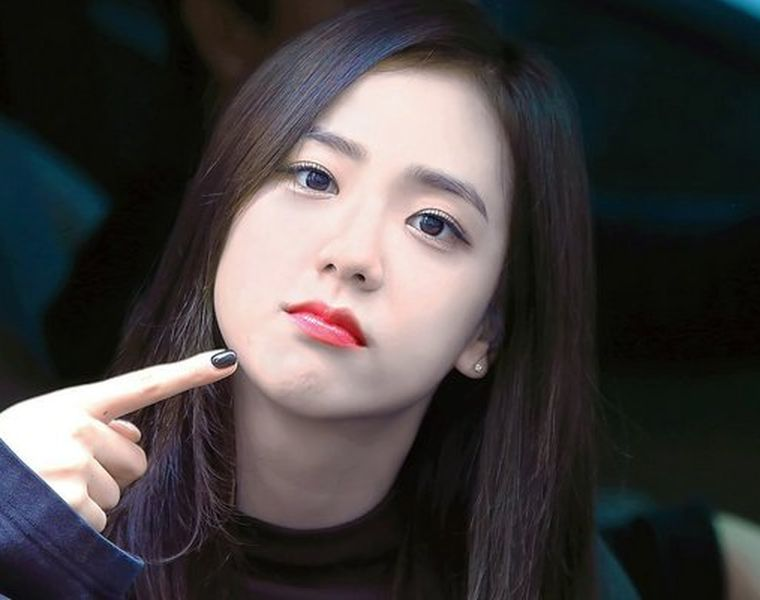
#> input picture jisoo.jpg, 760 x 600 px
$ jupyter execute 'Skala Interpolation Miring.ipynb'
#> lines starting #> are read from the running program, lines starting #| are printed output that depends on the picture
[cell 1]
import cv2 as cv
import numpy as np
import matplotlib.pyplot as plt

image = cv.imread("jisoo.jpg")
#> image is the input picture: shape (600, 760, 3); mean B, G, R 64.8, 64.8, 69
fig, ax = plt.subplots(1, 3, figsize=(14, 6))

image_scaled = cv.resize(image, None, fx=0.15, fy=0.15)
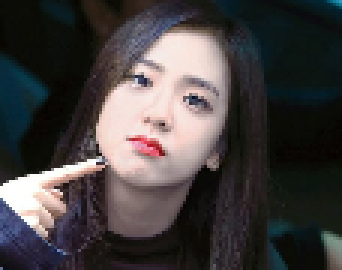
#> image_scaled: shape (90, 114, 3) (shown 3 times larger); mean B, G, R 64.7, 64.8, 69

ax[0].imshow(cv.cvtColor(image_scaled, cv.COLOR_BGR2RGB))
ax[0].set_title("Linear Interpolation Scale")

image_scaled_2 = cv.resize(image, None, fx=2, fy=2, interpolation=cv.INTER_CUBIC)

ax[1].imshow(cv.cvtColor(image_scaled_2, cv.COLOR_BGR2RGB))
ax[1].set_title("Cubic Interpolation Scale")

image_scaled_3 = cv.resize(image, (200, 400), interpolation=cv.INTER_AREA)
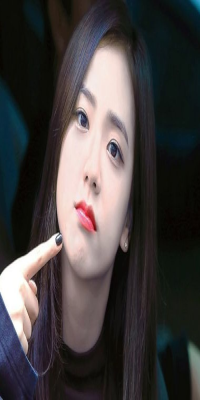
#> image_scaled_3: shape (400, 200, 3); mean B, G, R 64.8, 64.8, 69

ax[2].imshow(cv.cvtColor(image_scaled_3, cv.COLOR_BGR2RGB))
ax[2].set_title("Skewed Interpolation Scale")
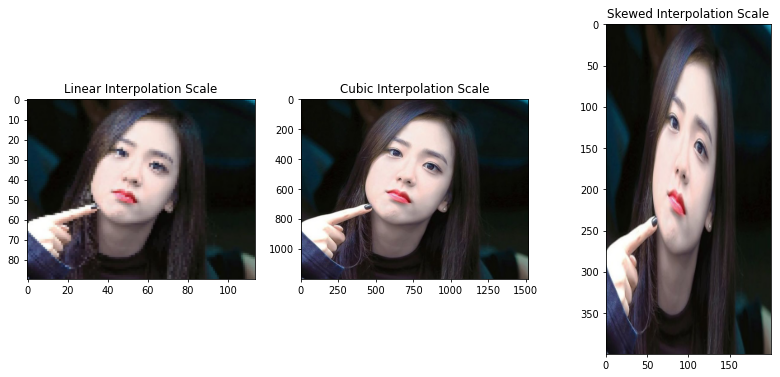
#> figure drawn by matplotlib, 3 panels
